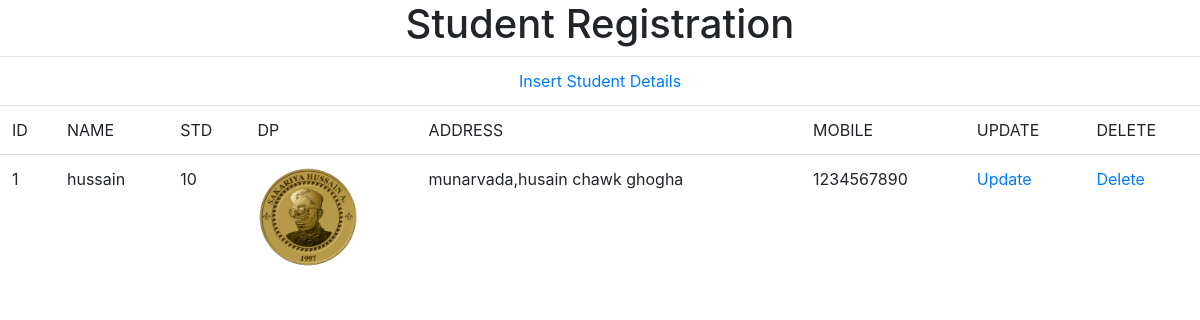
Before: / with the older database file.
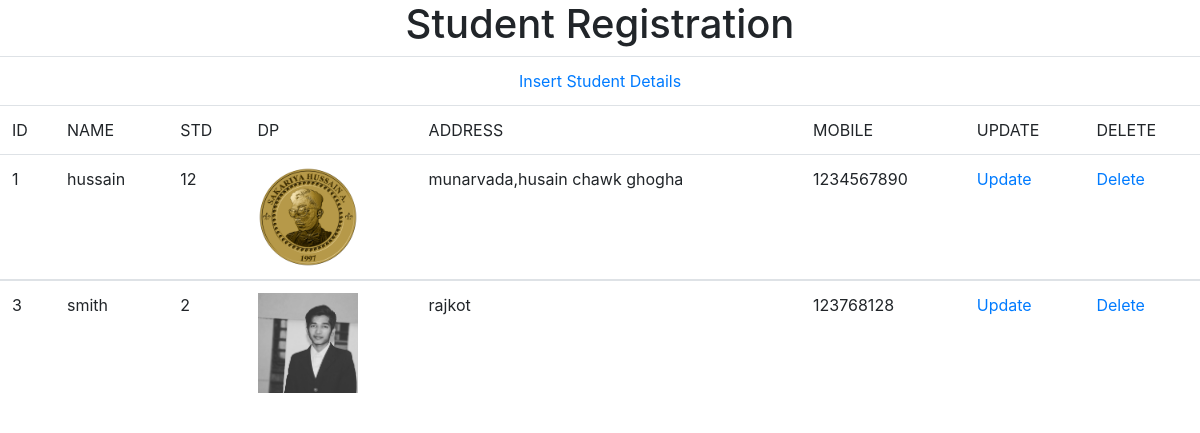
After: the same page with the newer database file.
### studentApp/models.py (models this page shows)
class Student(models.Model):
    name=models.CharField(max_length=20)
    image=models.ImageField(upload_to="student")
    std=models.IntegerField()
    address=models.TextField(max_length=50)
    mo_number=models.IntegerField()

### studentApp/views.py (the view)
# urls.py: path('',index.as_view(),name="index"),
class index(ListView):
    template_name="index.html"
    model = Student

### templates/index.html (shortened to what this page needs)
<!DOCTYPE html>
<html lang="en">
<head>
    <link rel="stylesheet" href="https://maxcdn.bootstrapcdn.com/bootstrap/4.5.2/css/bootstrap.min.css">
</head>
<body>
    <center>
        <h1>Student Registration</h1>
        <table class="table">
            <thead>
                <tr><td colspan="8" style="text-align: center;"><a href="{% url 'insert' %}">Insert Student Details</a></td></tr>
                <tr>
                    <td>ID</td>
                    <td>NAME</td>
                    <td>STD</td>
                    <td>DP</td>
                    <td>ADDRESS</td>
                    <td>MOBILE</td>
                    <td>UPDATE</td>
                    <td>DELETE</td>
                </tr>
            </thead>
            {% for obj in object_list %}
            <tbody>
                <tr>
                    <td>{{obj.id}}</td>
                    <td>{{obj.name}}</td>
                    <td>{{obj.std}}</td>
                    <td><img src='{{obj.image.url}}' style="width: 100px; height:100px" /></td>
                    <td>{{obj.address}}</td>
                    <td>{{obj.mo_number}}</td>
                    <td><a href="{% url 'update' obj.id %}">Update</td>
                    <td><a href="{% url 'delete' obj.id %}">Delete</td>
                </tr>
            </tbody>
            {% endfor %}
        </table>
    </center>
</body>
</html>

Changed rows visible on the page:
changed Student "hussain": std "10" → "12"
added Student: id "3", name "smith", std "2", image (picture), address "rajkot", mo_number "123768128"
